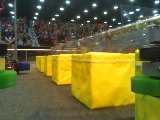
#> input picture 2018-MergeAtWorlds/02456_raw.png, 160 x 120 px, found by its file name
$ python Task-N1_SampleContourFeatures.py
#> lines starting #> are read from the running program, lines starting #| are printed output that depends on the picture; after the words box and inside, x2 and y2 are one past the last pixel; in counts of white or black regions, pixels touching at a corner belong together
# This is a pseudo code file for Merge Robotics, 2021, Game Changers

# This is task N - > Sample Filter Contours.

# Over the weeks, we have explored ways to understand Contours visual and using
# OpenCV functions.  Now lets put these to work and really get down to the
# challenge of finding FRC vision targets.  Basic idea is to loop through
# sorted contours keeping desired contours only

# Imports!
# Python - import modules of code as required (OpenCV here)
import numpy as np
import cv2

# Constants!
# colors for screen information
colBgrBlue = (255, 0, 0)
colBgrGreen = (0 , 255, 0)
colBgrRed = (0, 0, 255)
colRgbYellow = (0, 255, 255)
colRgbPurple = (255, 102, 153)

# colors for HSV filtering: green
colHsvLowerGreen = (55, 220, 220)
colHsvUpperGreen = (65, 255, 255)

# colors for HSV filtering: yellow
colHsvLowerYellow = (20, 200, 200)
colHsvUpperYellow = (40, 255, 255)

# define a string variable for the path to the file
strPathName = '2018-MergeAtWorlds/'
strImageFileName = '02456_raw.png'

# load a color image using the string and array
bgrOriginal = cv2.imread(strPathName + strImageFileName)
#> bgrOriginal is the input picture: shape (120, 160, 3); mean B, G, R 52.3, 105.3, 110.3
cv2.imshow('This is the original mask', bgrOriginal)

# convert from BGR to HSV color
hsvOriginal = cv2.cvtColor(bgrOriginal, cv2.COLOR_BGR2HSV)
#> hsvOriginal: shape (120, 160, 3); mean H, S, V 44.3, 118.9, 117.3

# define a range of from upper to lower in HSV
arrLowerColor = np.array([colHsvLowerYellow], dtype='int32')
arrUpperColor = np.array([colHsvUpperYellow], dtype='int32')

# threshold the HSV image to get only yellow color
mskBinary = cv2.inRange(hsvOriginal, arrLowerColor, arrUpperColor)
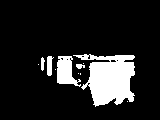
#> mskBinary: shape (120, 160); 13.8% white; 11 white regions (6 under 20 px)

# create a full color mask
# Bitwise-AND binary mask and original image
mskColor = cv2.bitwise_and(bgrOriginal, bgrOriginal, mask=mskBinary)
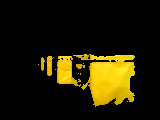
#> mskColor: shape (120, 160, 3); mean B, G, R 2.1, 27.3, 32.7

# display the colour mask image to screen
#cv2.imshow('This is the Colour mask', mskColor)

# generate the array of Contours
contours, hierarchy = cv2.findContours(mskBinary, cv2.RETR_TREE, cv2.CHAIN_APPROX_SIMPLE)
#> contours = 19 contours, 14 with area under 20; largest, box (x1, y1, x2, y2) and area: (73, 54, 135, 107) 1895, (57, 56, 81, 87) 402, (47, 56, 54, 76) 76, (41, 57, 45, 71) 26, (76, 64, 85, 69) 21

# sort the array of Contours by area
contours = sorted(contours, key=lambda x: cv2.contourArea(x), reverse=True)
print('Found', len(contours), 'contours in this photo!')
#| Found 19 contours in this photo!
indiv = contours[0]
#> indiv = contour of 127 points, box (x1, y1, x2, y2) (73, 54, 135, 107), area 1895
#print (indiv)

# display the colour mask image to screen
cv2.imshow('This is the Colour mask', mskColor)

selected_contours = []
# loop through the sorted contours
for i in range(0, len(contours)):
    indiv_contour = contours[i]

    # area > areaTreshod = 10
    # other features?
    indiv_area = cv2.contourArea(indiv_contour)
    print(indiv_area)
    if indiv_area > 20:
        selected_contours.append(indiv_contour)
#> this loop made 19 passes
#> indiv_area on passes 1 to 5: 1895, 401.5, 75.5, 26, 21
#| 1895.0
#| 401.5
#| 75.5
#| 26.0
#| 21.0
#| 14.5
#| 10.5
#| 5.5
#> (further printed lines are left out)
#> after the loop, selected_contours = 5 contours; box (x1, y1, x2, y2) and area: (73, 54, 135, 107) 1895, (57, 56, 81, 87) 402, (47, 56, 54, 76) 76, (41, 57, 45, 71) 26, (76, 64, 85, 69) 21

    # [8 lines of commented-out code are left out]

print('number of desired contours', len(selected_contours))
#| number of desired contours 5
# wait for user input to move or close
while(True):
    ke = cv2.waitKeyEx(0)
#> (key Esc is pressed here)
    if ke == 113 or ke == 27:
        flgExit = True
        break

# cleanup and exit
cv2.destroyAllWindows()
